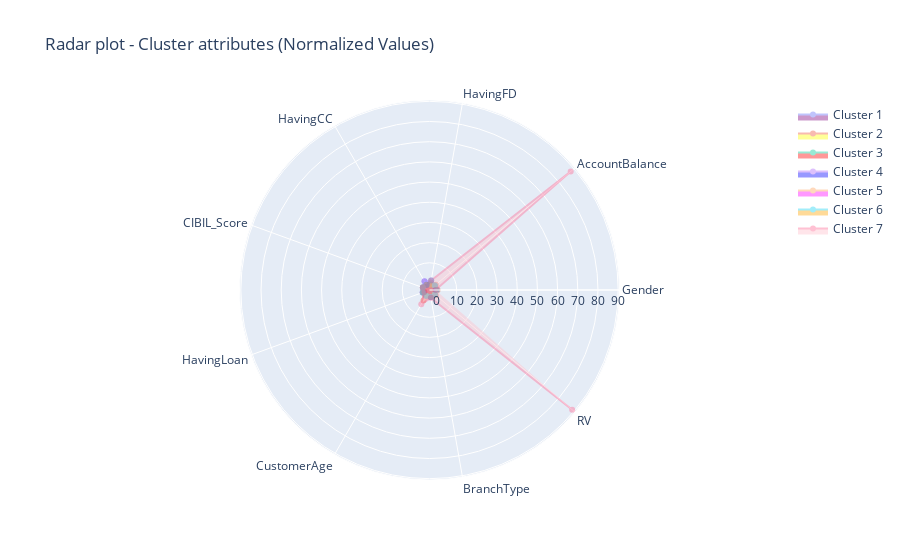

Write notebook code for a chart like this one.
### Code cell
attributes=df_scaled.columns[:9]
colors=["purple","yellow","red","blue","magenta","orange","pink"]
cluster=["Cluster 1","Cluster 2","Cluster 3","Cluster 4","Cluster 5","Cluster 6","Cluster 7"]

fig = go.Figure()
for index in range(0,7):
    fig.add_trace(go.Scatterpolar(r=np.mean(df_scaled.loc[df_scaled.Label == index, attributes]),
                                 theta=attributes,
                                 fill="toself",
                                 fillcolor=colors[index],
                                 opacity=0.4,
                                 name=cluster[index]))
fig.update_layout(polar=dict(radialaxis=dict(visible=True)),
                 showlegend=True,
                 title="Radar plot - Cluster attributes (Normalized Values)")
fig.show()

### Figure 1 — Plotly figure (JSON) as saved in the notebook; plotly's stock layout.template omitted (floating-point values rounded to 4 significant figures)
{"data": [{"fill": "toself", "fillcolor": "purple", "name": "Cluster 1", "opacity": 0.4, "r": [0.4413, -0.1035, -0.7558, 1.501, 0.004497, 0.1944, -0.1853, 0.06549, -0.09573], "theta": ["Gender", "AccountBalance", "HavingFD", "HavingCC", "CIBIL_Score", "HavingLoan", "CustomerAge", "BranchType", "RV"], "type": "scatterpolar"}, {"fill": "toself", "fillcolor": "yellow", "name": "Cluster 2", "opacity": 0.4, "r": [0.05324, 0.6141, 0.3172, -0.6045, -0.02075, -0.082, 2.524, 0.02726, 0.6033], "theta": ["Gender", "AccountBalance", "HavingFD", "HavingCC", "CIBIL_Score", "HavingLoan", "CustomerAge", "BranchType", "RV"], "type": "scatterpolar"}, {"fill": "toself", "fillcolor": "red", "name": "Cluster 3", "opacity": 0.4, "r": [-1.606, -0.05846, -0.7558, -0.4457, 0.004086, -0.5182, -0.2887, 0.06373, -0.07273], "theta": ["Gender", "AccountBalance", "HavingFD", "HavingCC", "CIBIL_Score", "HavingLoan", "CustomerAge", "BranchType", "RV"], "type": "scatterpolar"}, {"fill": "toself", "fillcolor": "blue", "name": "Cluster 4", "opacity": 0.4, "r": [0.03729, -0.08867, 1.323, 1.501, -0.004589, 0.08134, -0.07123, 0.1444, -0.05508], "theta": ["Gender", "AccountBalance", "HavingFD", "HavingCC", "CIBIL_Score", "HavingLoan", "CustomerAge", "BranchType", "RV"], "type": "scatterpolar"}, {"fill": "toself", "fillcolor": "magenta", "name": "Cluster 5", "opacity": 0.4, "r": [0.6227, -0.0484, -0.7558, -0.6661, -0.002327, 0.1089, -0.2321, -0.1311, -0.07217], "theta": ["Gender", "AccountBalance", "HavingFD", "HavingCC", "CIBIL_Score", "HavingLoan", "CustomerAge", "BranchType", "RV"], "type": "scatterpolar"}, {"fill": "toself", "fillcolor": "orange", "name": "Cluster 6", "opacity": 0.4, "r": [-0.08827, 0.007873, 1.323, -0.6661, 0.01574, 0.03415, -0.1281, -0.01116, 0.02702], "theta": ["Gender", "AccountBalance", "HavingFD", "HavingCC", "CIBIL_Score", "HavingLoan", "CustomerAge", "BranchType", "RV"], "type": "scatterpolar"}, {"fill": "toself", "fillcolor": "pink", "name": "Cluster 7", "opacity": 0.4, "r": [-0.4917, 87.84, 1.323, -0.6661, 0.1024, -0.7351, 4.665, 0.4936, 88.81], "theta": ["Gender", "AccountBalance", "HavingFD", "HavingCC", "CIBIL_Score", "HavingLoan", "CustomerAge", "BranchType", "RV"], "type": "scatterpolar"}], "layout": {"autosize": true, "polar": {"angularaxis": {"type": "category"}, "radialaxis": {"autorange": true, "range": [-5.716, 92.92], "type": "linear", "visible": true}}, "showlegend": true, "title": {"text": "Radar plot - Cluster attributes (Normalized Values)"}}}
